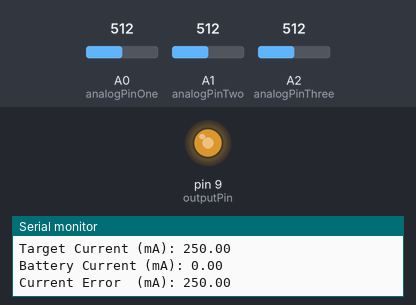
A sketch run on a simulated Arduino Uno, built with avr-gcc and run on an emulated ATmega328P. Shown: output pins drawn as LEDs (lit = HIGH), the last lines printed to the serial monitor. The test bench sets the inputs (shaded band); at power-on: A1 (analogPinTwo) = 512, A0 (analogPinOne) = 512, A2 (analogPinThree) = 512.

Above: at 0.2 s.
At 11.0 s:
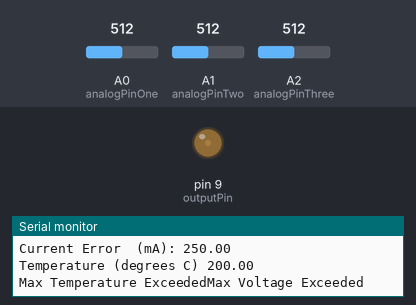
11.1 s: A1 (analogPinTwo) set to 685
22.1 s: A1 (analogPinTwo) set to 710
32.3 s: A0 (analogPinOne) set to 306
42.5 s: A0 (analogPinOne) set to 244
Timing chart, 0 to 52.7 s (numbered marks = the images above; inputs shaded):
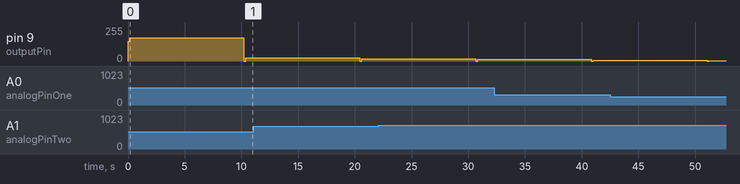

The sketch:

battery_charger_code.ino
```cpp
//
int batteryCapacity = 2500;     //capacity rating of battery in mAh
float resistance = 10.0;     //measured resistance of the power resistor
int cutoffVoltage = 1600;     //maximum battery voltage (in mV) that should not be exceeded
float cutoffTemperatureC = 35;     //maximum battery temperature that should not be exceeded (in degrees C)
//float cutoffTemperatureF = 95;     //maximum battery temperature that should not be exceeded (in degrees F)
long cutoffTime = 46800000;     //maximum charge time of 13 hours that should not be exceeded

int outputPin = 9;     // Output signal wire connected to digital pin 9
int outputValue = 150;     //value of PWM output signal

int analogPinOne = 0;     //first voltage probe connected to analog pin 1
float valueProbeOne = 0;     //variable to store the value of analogPinOne
float voltageProbeOne = 0;     //calculated voltage at analogPinOne

int analogPinTwo = 1;     //second voltage probe connected to analog pin 2
float valueProbeTwo = 0;     //variable to store the value of analogPinTwo
float voltageProbeTwo = 0;     //calculated voltage at analogPinTwo

int analogPinThree = 2;     //third voltage probe connected to analog pin 2
float valueProbeThree = 0;     //variable to store the value of analogPinThree
float tmp36Voltage = 0;     //calculated voltage at analogPinThree
float temperatureC = 0;     //calculated temperature of probe in degrees C
//float temperatureF = 0;     //calculated temperature of probe in degrees F

float voltageDifference = 0;     //difference in voltage between analogPinOne and analogPinTwo
float batteryVoltage = 0;     //calculated voltage of battery
float current = 0;     //calculated current through the load (in mA)
float targetCurrent = batteryCapacity / 10;     //target output current (in mA) set at C/10 or 1/10 of the battery capacity per hour
float currentError = 0;     //difference between target current and actual current (in mA)


void setup()
{
  Serial.begin(9600);     //  setup serial
  pinMode(outputPin, OUTPUT);     // sets the pin as output
}


void loop()
{

  analogWrite(outputPin, outputValue);  //Write output value to output pin

  Serial.print("Output: ");     //display output values for monitoring with a computer
  Serial.println(outputValue);

  valueProbeOne = analogRead(analogPinOne);    // read the input value at probe one
  voltageProbeOne = (valueProbeOne*5000)/1023;     //calculate voltage at probe one in milliVolts
  Serial.print("Voltage Probe One (mV): ");     //display voltage at probe one
  Serial.println(voltageProbeOne);

  valueProbeTwo = analogRead(analogPinTwo);    // read the input value at probe two
  voltageProbeTwo = (valueProbeTwo*5000)/1023;     //calculate voltage at probe two in milliVolts
  Serial.print("Voltage Probe Two (mV): ");     //display voltage at probe two
  Serial.println(voltageProbeTwo);

  batteryVoltage = 5000 - voltageProbeTwo;     //calculate battery voltage
  Serial.print("Battery Voltage (mV): ");     //display battery voltage
  Serial.println(batteryVoltage);

  current = (voltageProbeTwo - voltageProbeOne) / resistance;     //calculate charge current
  Serial.print("Target Current (mA): ");     //display target current
  Serial.println(targetCurrent);
  Serial.print("Battery Current (mA): ");     //display actual current
  Serial.println(current);

  currentError = targetCurrent - current;     //difference between target current and measured current
  Serial.print("Current Error  (mA): ");     //display current error
  Serial.println(currentError);

  valueProbeThree = analogRead(analogPinThree);    // read the input value at probe three
  tmp36Voltage = valueProbeThree * 5.0;     // converting that reading to voltage
  tmp36Voltage /= 1024.0;

  temperatureC = (tmp36Voltage - 0.5) * 100 ;     //converting from 10 mv per degree wit 500 mV offset to degrees ((voltage - 500mV) times 100)
  Serial.print("Temperature (degrees C) ");     //display the temperature in degrees C
  Serial.println(temperatureC);

 /*
  temperatureF = (temperatureC * 9.0 / 5.0) + 32.0;     //convert to Fahrenheit
  Serial.print("Temperature (degrees F) ");
  Serial.println(temperatureF);
 */

  Serial.println();     //extra spaces to make debugging data easier to read
  Serial.println();


  if(abs(currentError) > 10)     //if output error is large enough, adjust output
   {
    outputValue = outputValue + currentError / 10;

    if(outputValue < 1)    //output can never go below 0
     {
      outputValue = 0;
     }

    if(outputValue > 254)     //output can never go above 255
     {
      outputValue = 255;
     }

    analogWrite(outputPin, outputValue);     //write the new output value
   }


  if(temperatureC > cutoffTemperatureC)     //stop charging if the battery temperature exceeds the safety threshold
   {
    outputValue = 0;
    Serial.print("Max Temperature Exceeded");
   }

  /*
  if(temperatureF > cutoffTemperatureF)     //stop charging if the battery temperature exceeds the safety threshold
   {
    outputValue = 0;
   }
   */

   if(batteryVoltage > cutoffVoltage)     //stop charging if the battery voltage exceeds the safety threshold
   {
    outputValue = 0;
    Serial.print("Max Voltage Exceeded");
   }

   if(millis() > cutoffTime)     //stop charging if the charge time threshold
   {
    outputValue = 0;
    Serial.print("Max Charge Time Exceeded");
   }

   delay(10000);     //delay 10 seconds before next iteration
}
```
